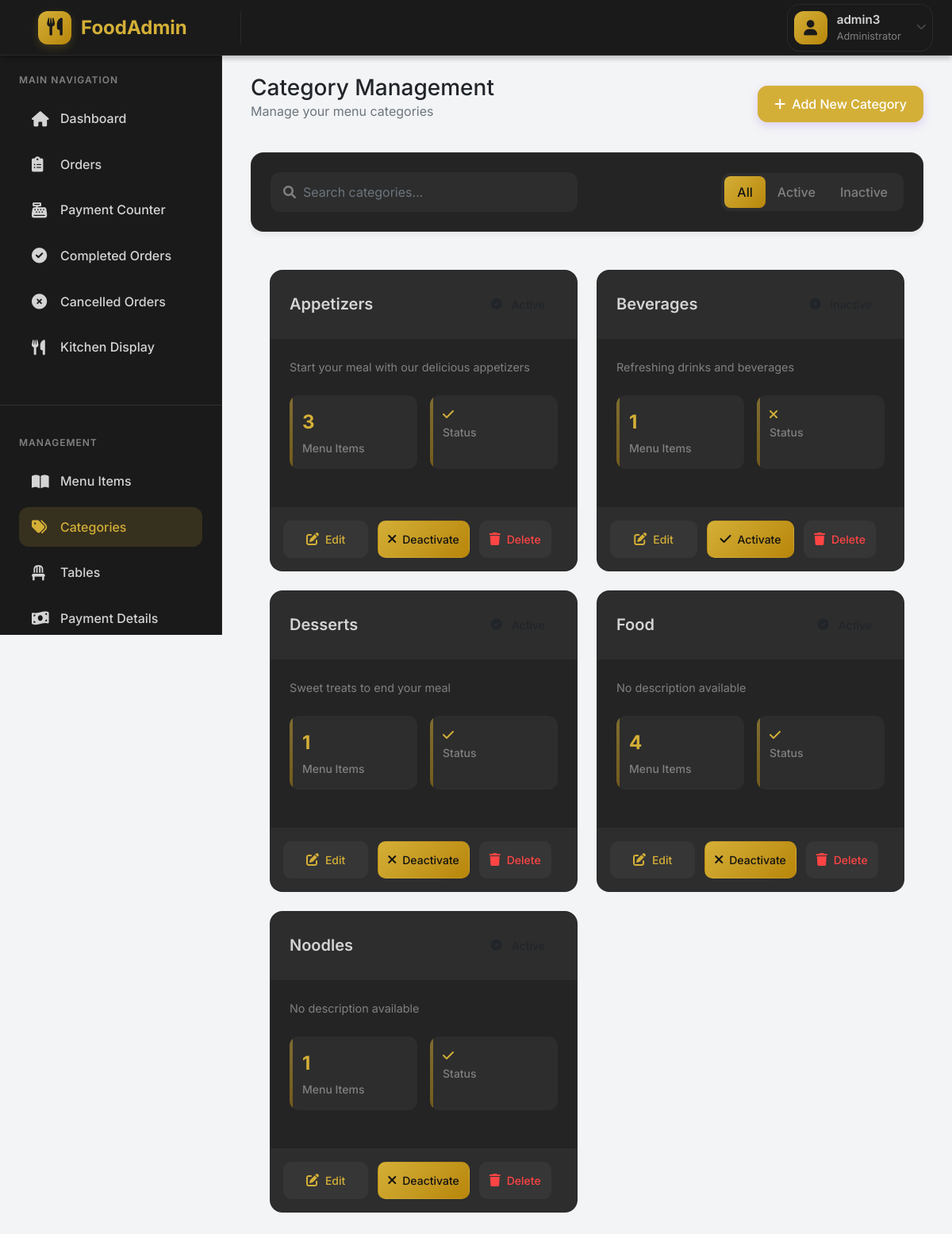
The app's page /admin/categories.php (signed in) with its own data.
### tables this page shows
CREATE TABLE `categories` (
  `id` int(11) NOT NULL,
  `name` varchar(100) NOT NULL,
  `description` text DEFAULT NULL,
  `status` enum('active','inactive') DEFAULT 'active',
  `created_at` timestamp NULL DEFAULT current_timestamp(),
  `updated_at` timestamp NULL DEFAULT current_timestamp() ON UPDATE current_timestamp()
);

### classes/Model.php (called while the page is built, shortened)
<?php
class Model {
    public function __construct($db) {
        $this->db = $db;
    }
}
?>

### classes/Category.php (called while the page is built, shortened)
<?php
require_once 'Model.php';
class Category extends Model {
    protected $table = 'categories';
    public function getCategoryWithItemCount() {
        $query = "SELECT c.*, COUNT(m.id) as item_count
                  FROM " . $this->table . " c
                  LEFT JOIN menu_items m ON c.id = m.category_id
                  GROUP BY c.id
                  ORDER BY c.name";
        $stmt = $this->db->prepare($query);
        $stmt->execute();
        return $stmt->fetchAll(PDO::FETCH_ASSOC);
    }
}
?>

### admin/categories.php (the view, shortened to what this page needs)
<?php
require_once(__DIR__ . '/../classes/Category.php');
$database = new Database();
$db = $database->getConnection();
$categoryModel = new Category($db);
$categories = $categoryModel->getCategoryWithItemCount();
?>
<div class="container-fluid">
    <div class="d-flex justify-content-between align-items-center mb-4">
        <div>
            <h1 class="h3 mb-0">Category Management</h1>
            <p class="text-muted">Manage your menu categories</p>
        </div>
        <button class="btn btn-primary" data-bs-toggle="modal" data-bs-target="#addCategoryModal">
            <i class="fas fa-plus me-2"></i>Add New Category
        </button>
    </div>
    <div class="card mb-4">
        <div class="card-body">
            <div class="row align-items-center">
                <div class="col-md-6">
                    <div class="position-relative search-box">
                        <input type="text" class="form-control" id="categorySearch" placeholder="Search categories...">
                    </div>
                </div>
                <div class="col-md-6 text-md-end mt-3 mt-md-0">
                    <div class="btn-group" role="group">
                        <button type="button" class="btn btn-outline-primary active" data-filter="all">All</button>
                        <button type="button" class="btn btn-outline-primary" data-filter="active">Active</button>
                        <button type="button" class="btn btn-outline-primary" data-filter="inactive">Inactive</button>
                    </div>
                </div>
            </div>
        </div>
    </div>
    <div class="category-grid">
        <?php foreach ($categories as $category): ?>
        <div class="category-card category-item" data-status="<?php echo $category['status']; ?>">
            <div class="category-header">
                <h3 class="category-name">
                    <?php echo htmlspecialchars($category['name']); ?>
                </h3>
                <span class="category-status">
                    <i class="fas fa-<?php echo $category['status'] === 'active' ? 'check-circle' : 'times-circle'; ?> me-1"></i>
                </span>
            </div>
            <div class="category-body">
                <p class="category-description">
                    <?php echo htmlspecialchars($category['description'] ?: 'No description available'); ?>
                </p>
                <div class="category-stats">
                    <div class="stat-box">
                        <div class="stat-value"><?php echo $category['item_count']; ?></div>
                        <div class="stat-label">Menu Items</div>
                    </div>
                    <div class="stat-box">
                        <div class="stat-value">
                            <i class="fas fa-<?php echo $category['status'] === 'active' ? 'check' : 'times'; ?>"></i>
                        </div>
                        <div class="stat-label">Status</div>
                    </div>
                </div>
            </div>
            <div class="category-actions">
                <button type="button" class="action-btn btn-edit"
                        data-bs-toggle="modal"
                        data-bs-target="#editCategoryModal"
                        data-category='<?php echo json_encode($category); ?>'>
                    <i class="fas fa-edit"></i>
                    Edit
                </button>
                <form method="POST" class="d-inline flex-grow-1">
                    <button type="submit" class="action-btn btn-toggle w-100">
                        <i class="fas fa-<?php echo $category['status'] === 'active' ? 'times' : 'check'; ?>"></i>
                        <?php echo $category['status'] === 'active' ? 'Deactivate' : 'Activate'; ?>
                    </button>
                </form>
                <form method="POST" class="d-inline" onsubmit="return confirm('Are you sure you want to delete this category?');">
                    <button type="submit" class="action-btn btn-delete">
                        <i class="fas fa-trash"></i>
                        Delete
                    </button>
                </form>
            </div>
        </div>
        <?php endforeach; ?>
    </div>
</div>
<?php
include 'includes/layout.php';
?>

### admin/includes/layout.php (style rules this page uses)
:root { --primary-color: #7C3AED; --primary-dark: #6D28D9; --primary-light: #8B5CF6; --success-color: #10B981; --warning-color: #F59E0B; --danger-color: #EF4444; --info-color: #3B82F6; --navbar-height: 70px; --sidebar-width: 280px; --body-bg: #F3F4F6; --card-bg: #FFFFFF; --text-primary: #1F2937; --text-secondary: #4B5563; --text-muted: #9CA3AF; --border-color: rgba(124, 58, 237, 0.1); }
body { min-height: 100vh; background: var(--body-bg); padding-top: var(--navbar-height); font-family: 'Inter', sans-serif; }
.card { border: none; box-shadow: 0 4px 6px rgba(0, 0, 0, 0.05); border-radius: 16px; transition: all 0.3s ease; border: 1px solid var(--border-color); }
.btn { border-radius: 12px; padding: 0.625rem 1.25rem; font-weight: 500; transition: all 0.3s ease; }
.btn-primary { background: var(--primary-color); border-color: var(--primary-color); box-shadow: 0 4px 12px rgba(124, 58, 237, 0.2); }
.form-control { border-radius: 12px; padding: 0.75rem 1rem; border: 1px solid var(--border-color); transition: all 0.3s ease; }

### admin/includes/navbar.php (style rules this page uses)
:root { --navbar-bg: #1a1a1a; --card-bg: #1a1a1a; --primary-color: #d4af37; --primary-dark: #b8860b; --text-primary: #d4d4d4; --text-secondary: #808080; --text-muted: #4a4a4a; --border-color: rgba(45, 45, 45, 0.8); --danger-color: #8b0000; }

### records on screen
categories: name "Appetizers", description "Start your meal with our delicious appetizers", item_count "3", status "Deactivate"
categories: name "Beverages", description "Refreshing drinks and beverages", item_count "1", status "Activate"
categories: name "Desserts", description "Sweet treats to end your meal", item_count "1", status "Deactivate"
categories: name "Food", description "No description available", item_count "4", status "Deactivate"
categories: name "Noodles", description "No description available", item_count "1", status "Deactivate"

### other values on screen
$_SESSION['admin_username'] "admin3"
